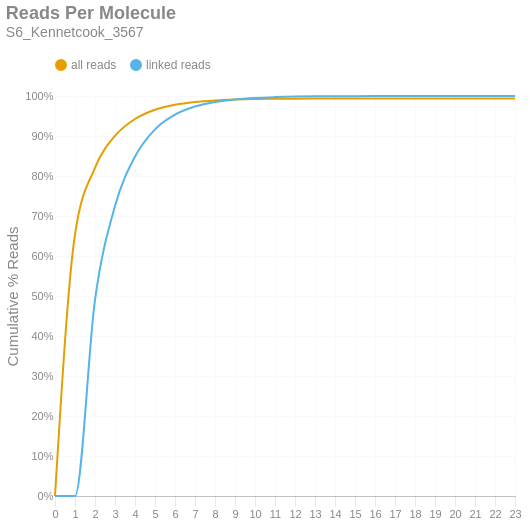

Notebook code for this chart:
### Markdown cell above
### Reads per Molecule
This chart shows the cumulative distribution of the number of reads per linked molecule. That is, how many alignments are associated with a unique molecule. This excludes the number of reads associated with invalid or absent linked-read barcodes. The `linked` histogram is the percentages recalculated when disregarding singletons.

### Code cell
if SKIPLR:
    print_html(f"Skipped")
else:
    counts = np.bincount(valids['reads'].cast(pl.Int64).to_numpy())
    weighted = counts * np.arange(len(counts))
    all_perc = weighted / n_reads
    linked_perc = weighted / n_linked_reads
    linked_perc[1] = 0
    binned_df = pl.DataFrame({
        'readsper': list(range(len(counts))),
        'all reads (cumsum)': np.cumsum(all_perc).tolist(),
        'linked reads (cumsum)': np.cumsum(linked_perc).tolist(),
    })

    with SafeRender(binned_df):
        (
            density_plot(binned_df, 'Reads Per Molecule', samplename, 'readspmol')
            .encode(
                x=alt.X('readsper:O', title=None).axis(labelAngle=0).scale(padding=0),
                y=alt.Y('value:Q', title='Cumulative % Reads').axis(format='%').stack(False),
                color=alt.Color("key:N").scale(domain=["all reads", "linked reads"]),
                tooltip=[
                    alt.Tooltip("key:N", title="Data Type"),
                    alt.Tooltip("readsper:O", title="Reads Per Molecule"),
                    alt.Tooltip("value:Q", format=".2%", title="% Reads (Cum.)")
                ]            
            )
        ).display()

### Figure 1 — Vega-Lite specification as saved in the notebook (floating-point values rounded to 4 significant figures)
{"width": "container", "height": 400, "config": {"title": {"anchor": "start", "dy": -15, "fontSize": 18, "color": "#888888", "subtitleColor": "#888888", "subtitleFontSize": 14}, "arc": {"fill": "#0072B2"}, "axis": {"domainColor": "#888888", "domainWidth": 0.5, "gridWidth": 0.2, "grid": false, "titleFontWeight": 400, "titleFontSize": 15, "labelFontSize": 11, "labelColor": "#888888", "tickColor": "#888888", "tickWidth": 0.2, "titleColor": "#888888"}, "axisBand": {"grid": false}, "axisX": {"grid": true, "tickSize": 10, "domainCap": "round"}, "axisY": {"domain": false, "grid": true, "tickSize": 0, "domainCap": "round"}, "background": "transparent", "header": {"labelFontSize": 15, "labelColor": "#888888", "titleFontSize": 15, "titleFontWeight": 600, "titleColor": "#888888"}, "legend": {"labelFont": "sans-serif", "labelFontSize": 12, "labelColor": "#888888", "symbolSize": 100, "symbolType": "circle", "titleFontSize": 12, "titlePadding": 10, "titleColor": "#888888", "title": null, "orient": "top"}, "range": {"category": ["#E69F00", "#56B4E9", "#009E73", "#F0E442", "#0072B2", "#D55E00", "#CC79A7", "#000000"], "diverging": ["#cfe8f3", "#a2d4ec", "#73bfe2", "#46abdb", "#1696d2", "#12719e"]}, "area": {"fill": "#0072B2", "fillOpacity": 0.7, "line": true, "strokeOpacity": 0.7}, "line": {"color": "#0072B2", "stroke": "#0072B2", "strokeWidth": 2}, "trail": {"color": "#0072B2", "stroke": "#0072B2", "strokeWidth": 0, "size": 1}, "point": {"filled": true, "fillOpacity": 1.0, "size": 95}, "text": {"color": "#888888", "fontSize": 11, "align": "right", "fontWeight": 400, "size": 11}, "bar": {"fill": "#0072B2", "stroke": null}, "view": {"stroke": null, "continuousWidth": 660, "continuousHeight": 400}}, "data": {"name": "data-85c44811ebbee87b7b67433ccaf4f29c"}, "mark": {"type": "line", "interpolate": "monotone", "point": {"opacity": 0, "size": 275}}, "encoding": {"color": {"field": "key", "scale": {"domain": ["all reads", "linked reads"]}, "type": "nominal"}, "tooltip": [{"field": "key", "title": "Data Type", "type": "nominal"}, {"field": "readsper", "title": "Reads Per Molecule", "type": "ordinal"}, {"field": "value", "format": ".2%", "title": "% Reads (Cum.)", "type": "quantitative"}], "x": {"axis": {"labelAngle": 0}, "field": "readsper", "scale": {"padding": 0}, "title": null, "type": "ordinal"}, "y": {"axis": {"format": "%"}, "field": "value", "stack": false, "title": "Cumulative % Reads", "type": "quantitative"}}, "params": [{"name": "param_c36ac31b6afebe62", "select": {"type": "point", "fields": ["key"]}, "bind": "legend"}], "title": {"text": "Reads Per Molecule", "subtitle": "S6_Kennetcook_3567"}, "transform": [{"fold": ["all reads (cumsum)", "linked reads (cumsum)"]}, {"calculate": "replace(datum.key, ' (cumsum)', '')", "as": "key"}, {"filter": {"param": "param_c36ac31b6afebe62"}}], "usermeta": {"embedOptions": {"downloadFileName": "S6_Kennetcook_3567.readspmol"}}, "$schema": "https://vega.github.io/schema/vega-lite/v6.1.0.json", "datasets": {"data-85c44811ebbee87b7b67433ccaf4f29c": [{"readsper": 0, "all reads (cumsum)": 0.0, "linked reads (cumsum)": 0.0}, {"readsper": 1, "all reads (cumsum)": 0.6537, "linked reads (cumsum)": 0.0}, {"readsper": 2, "all reads (cumsum)": 0.8205, "linked reads (cumsum)": 0.4901}, {"readsper": 3, "all reads (cumsum)": 0.9004, "linked reads (cumsum)": 0.7249}, {"readsper": 4, "all reads (cumsum)": 0.9425, "linked reads (cumsum)": 0.8487}, {"readsper": 5, "all reads (cumsum)": 0.9656, "linked reads (cumsum)": 0.9167}, {"readsper": 6, "all reads (cumsum)": 0.9781, "linked reads (cumsum)": 0.9533}, {"readsper": 7, "all reads (cumsum)": 0.985, "linked reads (cumsum)": 0.9736}, {"readsper": 8, "all reads (cumsum)": 0.9888, "linked reads (cumsum)": 0.9849}, {"readsper": 9, "all reads (cumsum)": 0.991, "linked reads (cumsum)": 0.9914}, {"readsper": 10, "all reads (cumsum)": 0.9923, "linked reads (cumsum)": 0.9952}, {"readsper": 11, "all reads (cumsum)": 0.993, "linked reads (cumsum)": 0.9972}, {"readsper": 12, "all reads (cumsum)": 0.9934, "linked reads (cumsum)": 0.9984}, {"readsper": 13, "all reads (cumsum)": 0.9936, "linked reads (cumsum)": 0.9991}, {"readsper": 14, "all reads (cumsum)": 0.9938, "linked reads (cumsum)": 0.9994}, {"readsper": 15, "all reads (cumsum)": 0.9938, "linked reads (cumsum)": 0.9997}, {"readsper": 16, "all reads (cumsum)": 0.9939, "linked reads (cumsum)": 0.9998}, {"readsper": 17, "all reads (cumsum)": 0.9939, "linked reads (cumsum)": 0.9999}, {"readsper": 18, "all reads (cumsum)": 0.9939, "linked reads (cumsum)": 0.9999}, {"readsper": 19, "all reads (cumsum)": 0.9939, "linked reads (cumsum)": 1.0}, {"readsper": 20, "all reads (cumsum)": 0.9939, "linked reads (cumsum)": 1.0}, {"readsper": 21, "all reads (cumsum)": 0.9939, "linked reads (cumsum)": 1.0}, {"readsper": 22, "all reads (cumsum)": 0.9939, "linked reads (cumsum)": 1.0}, {"readsper": 23, "all reads (cumsum)": 0.994, "linked reads (cumsum)": 1.0}]}}
